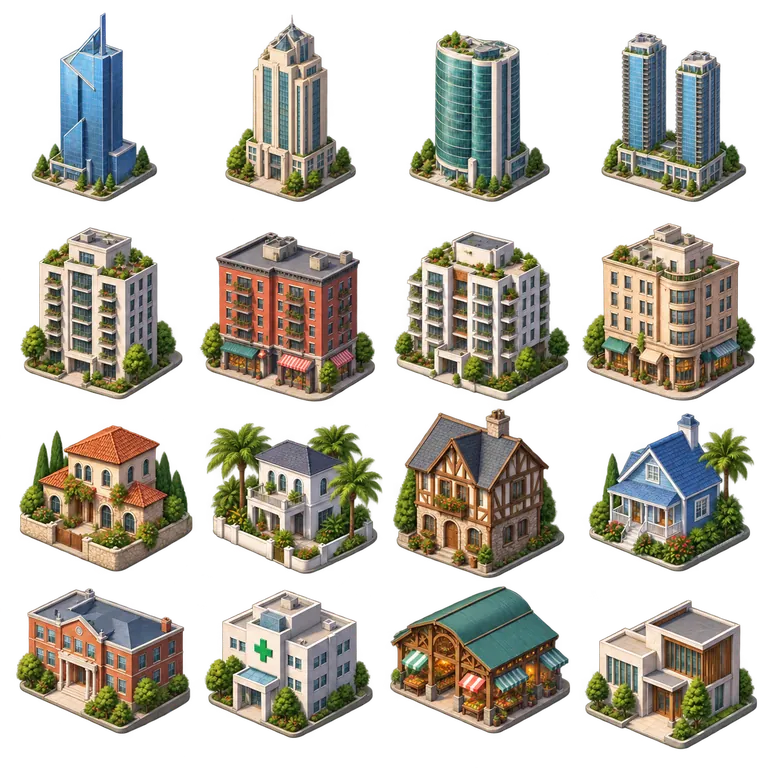
#> input picture HaqiCombatSim/assets/adventure/earth/earth-buildings-f2000a5f78ec-natural-v2.webp, 768 x 768 px; its folder holds only this picture in this run
$ python prepare_earth_transport_art.py ../assets/adventure/earth/earth-buildings-f2000a5f78ec-natural-v2.webp
#> lines starting #> are read from the running program, lines starting #| are printed output that depends on the picture
"""Pack inspected transit sprites; retain original source, alpha and provenance."""
from pathlib import Path
import hashlib,io,json,sys
from PIL import Image
root=Path(__file__).resolve().parents[1];source=Path(sys.argv[1]);im=Image.open(source).convert('RGBA')
#> further down, im is the input picture: PIL image 768x768 RGBA; mean R, G, B, A 71.9, 68.4, 57.1, 119.9
# Fractions use inspected sprite boundaries, not assumed equal source columns.
boxes=[(0,0,.25,.55),(.25,0,.534,.55),(.534,0,.78,.55),(.78,0,1,.55),(0,.55,.286,1),(.286,.55,.601,1),(.601,.55,.78,1),(.78,.55,1,1)]
packed=Image.new('RGBA',(1024,512))
#> packed: PIL image 1024x512 RGBA; every value is 0
for i,box in enumerate(boxes):
 sprite=im.crop(tuple(round(v*(im.width if n%2==0 else im.height)) for n,v in enumerate(box)));sprite=sprite.crop(sprite.getchannel('A').getbbox());sprite.thumbnail((230,230),Image.Resampling.LANCZOS)
 packed.alpha_composite(sprite,((i%4)*256+(256-sprite.width)//2,(i//4)*256+240-sprite.height))
#> this loop made 8 passes
#> pass 1, `sprite = im.crop(tuple((round(v * (im.width if n % 2 == 0 else im.heig`:
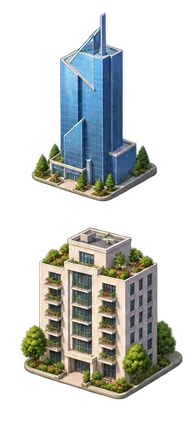
#> sprite: PIL image 192x422 RGBA; mean R, G, B, A 55.4, 58.9, 55.2, 94.7; transparent parts drawn white
#> pass 1, `sprite = sprite.crop(sprite.getchannel('A').getbbox())`:
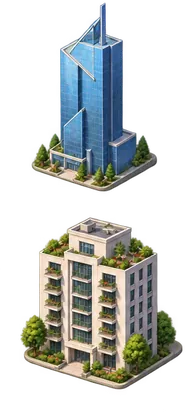
#> sprite: PIL image 186x412 RGBA; mean R, G, B, A 58.5, 62.1, 58.2, 100.2; transparent parts drawn white
#> pass 2, `sprite = im.crop(tuple((round(v * (im.width if n % 2 == 0 else im.heig`:
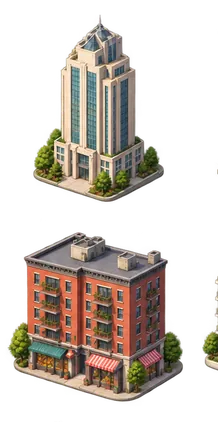
#> sprite: PIL image 218x422 RGBA; mean R, G, B, A 62.6, 53.6, 44.4, 97; transparent parts drawn white
#> pass 2, `sprite = sprite.crop(sprite.getchannel('A').getbbox())`:
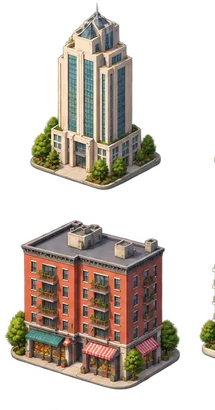
#> sprite: PIL image 215x410 RGBA; mean R, G, B, A 65.2, 55.9, 46.3, 101.2; transparent parts drawn white
#> after the loop:
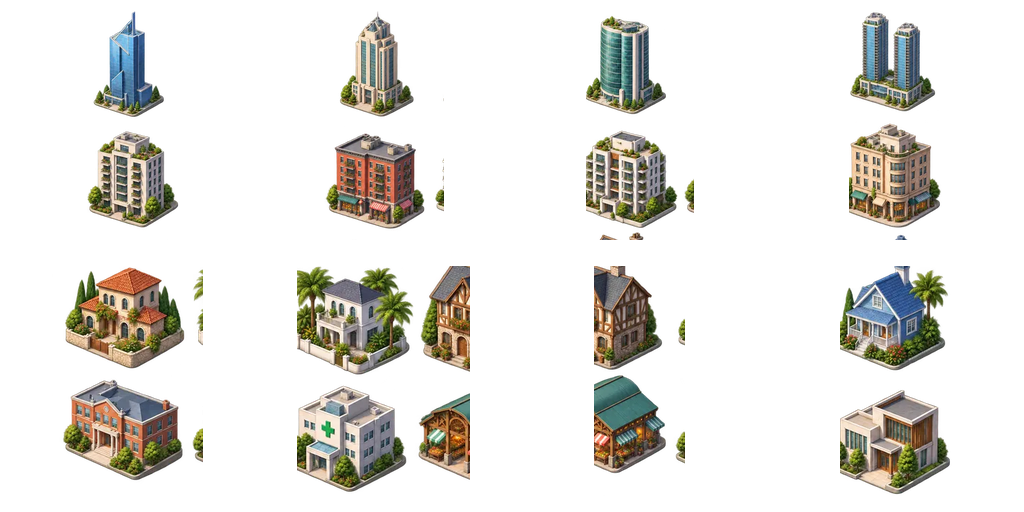
#> packed: PIL image 1024x512 RGBA; mean R, G, B, A 29.6, 28, 22.9, 54.7; transparent parts drawn white
#> after the loop:
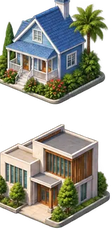
#> sprite: PIL image 112x230 RGBA; mean R, G, B, A 79.2, 79.8, 68.8, 156.7; transparent parts drawn white
for edge,opts in [(1024,{'lossless':True})]+[(s,{'quality':q}) for s in [1024,896,768,640] for q in [88,80]]:
 output=packed.resize((edge,edge//2),Image.Resampling.LANCZOS);buffer=io.BytesIO();output.save(buffer,'WEBP',method=6,**opts);data=buffer.getvalue()
 if len(data)<=200000:break
else:raise ValueError('Art exceeds WebP budget')
sha=hashlib.sha256(data).hexdigest();name=f'earth-transport-{sha[:12]}.webp';(root/'assets/adventure/earth'/name).write_bytes(data)
#> (the run stopped early here; a loop or call above may not have finished)

$ run again, on HaqiCombatSim/assets/adventure/earth/earth-city-detail-1-1-91b144df0056-natural-v2.png
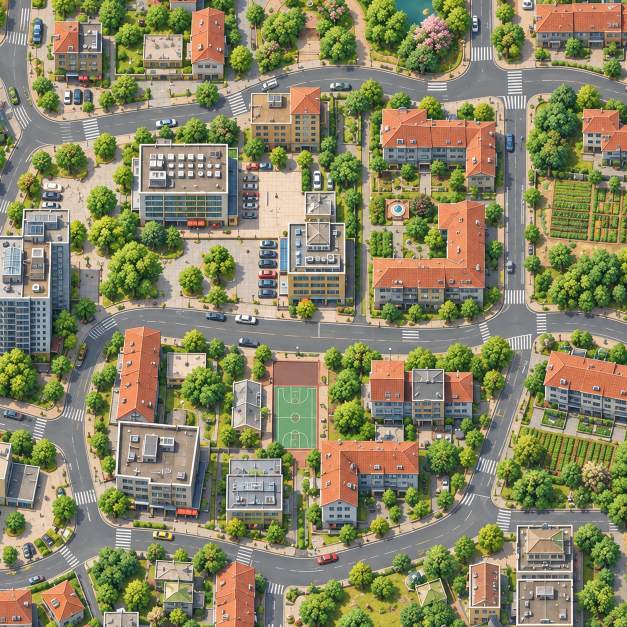
#> input picture HaqiCombatSim/assets/adventure/earth/earth-city-detail-1-1-91b144df0056-natural-v2.png, 1254 x 1254 px (shown at 1/2 size)
#> after the loop `for i,box in enumerate(boxes):`:
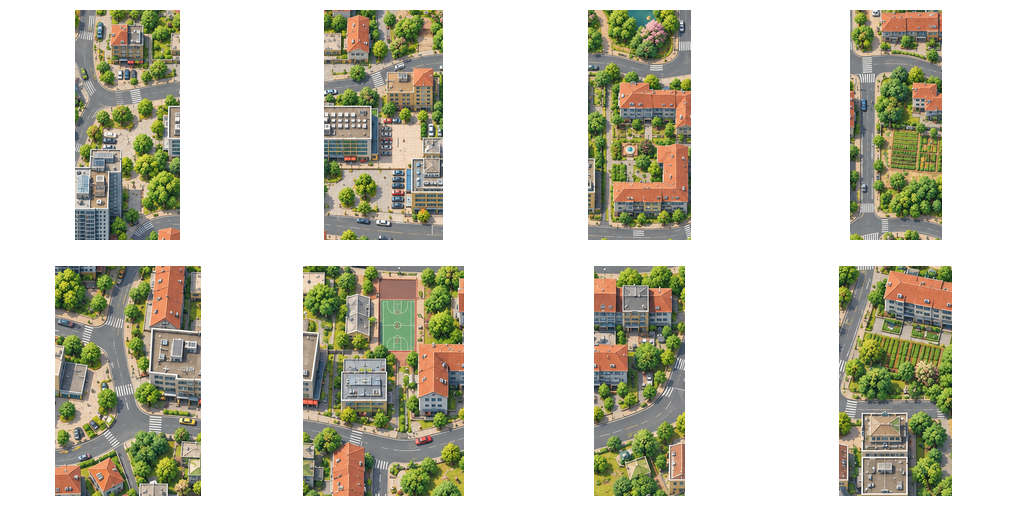
#> packed: PIL image 1024x512 RGBA; mean R, G, B, A 55.3, 54.1, 40.5, 104; transparent parts drawn white
#> after the loop `for i,box in enumerate(boxes):`:
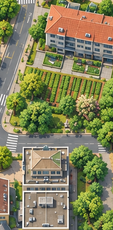
#> sprite: PIL image 113x230 RGBA; mean R, G, B, A 131.5, 130.5, 93.3, 255

$ run again, on HaqiCombatSim/assets/adventure/earth/earth-city-detail-0-0-24d59e78e1c8-natural-v2.webp
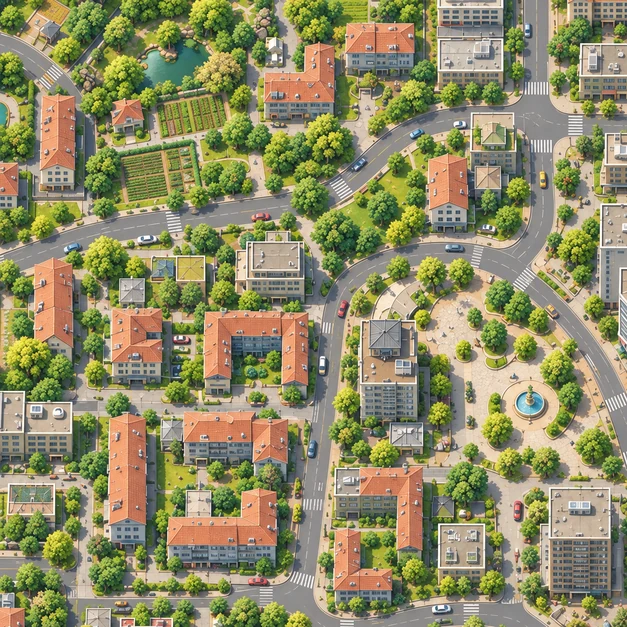
#> input picture HaqiCombatSim/assets/adventure/earth/earth-city-detail-0-0-24d59e78e1c8-natural-v2.webp, 627 x 627 px
#> after the loop `for i,box in enumerate(boxes):`:
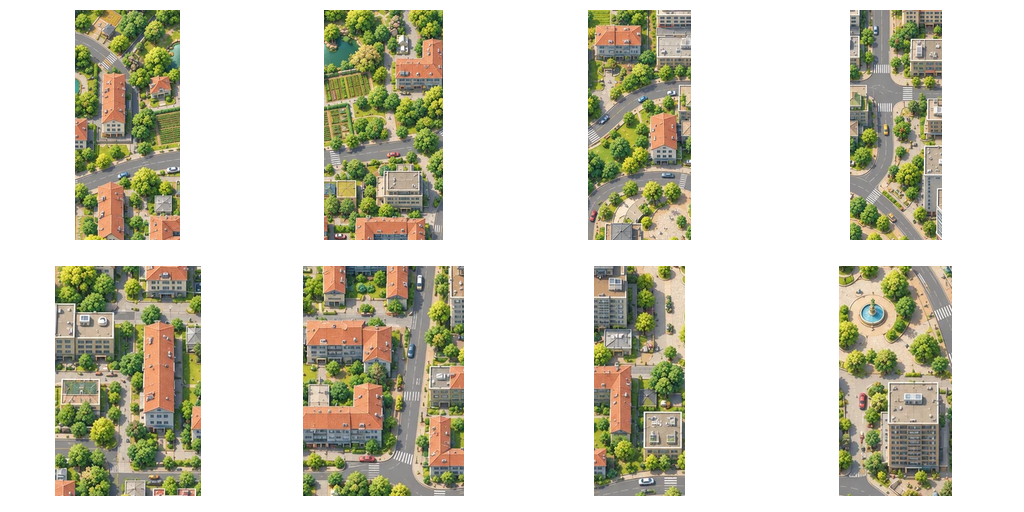
#> packed: PIL image 1024x512 RGBA; mean R, G, B, A 58.6, 57, 41.9, 104; transparent parts drawn white
#> after the loop `for i,box in enumerate(boxes):`:
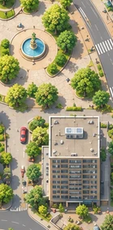
#> sprite: PIL image 113x230 RGBA; mean R, G, B, A 155, 150.5, 117.7, 255
